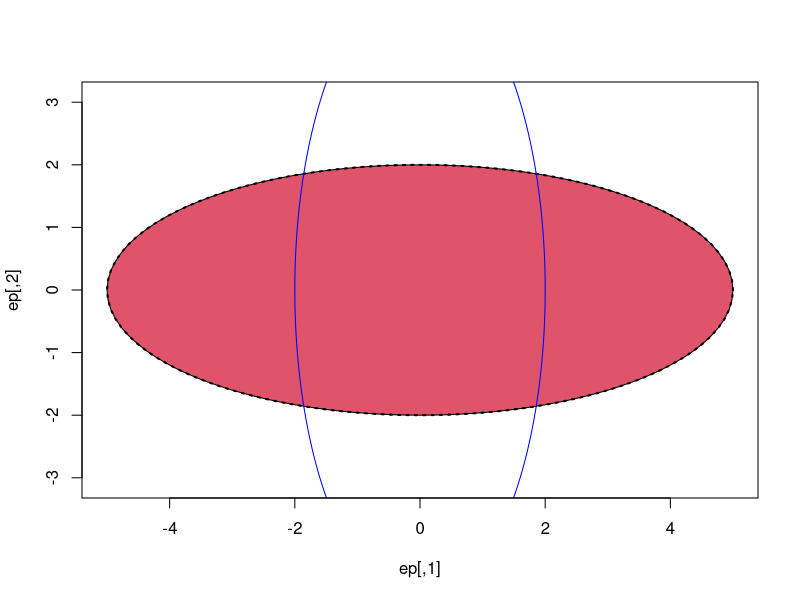
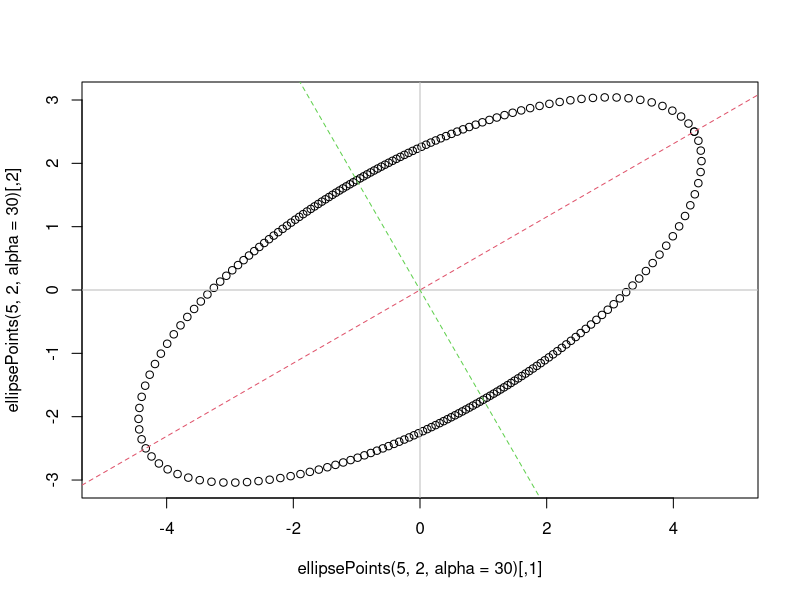

Here is the R script that generated these plots, in order:
library(sfsmisc)


### Name: ellipsePoints
### Title: Compute Radially Equispaced Points on Ellipse
### Aliases: ellipsePoints
### Keywords: iplot utilities

### ** Examples

## Simple Ellipse, centered at (0,0), x-/y- axis parallel:
ep <- ellipsePoints(5,2)
str(ep)
plot(ep, type="n",asp=1) ; polygon(ep, col = 2)
## (a,b) = (2,5)  is equivalent to (5,2) :
lines(ellipsePoints(2,5), lwd=2, lty=3)
## keep.order=TRUE : Now, (2,5) are axes in x- respective y- direction:
lines(ellipsePoints(2,5, keep.ab.order=TRUE), col="blue")

## rotate by 30 degrees :
plot(ellipsePoints(5,2, alpha = 30), asp=1)
abline(h=0,v=0,col="gray")
abline(a=0,b= tan( 30 *pi/180), col=2, lty = 2)
abline(a=0,b= tan(120 *pi/180), col=3, lty = 2)

## NB: use x11(type = "Xlib") for the following if you can
if(dev.interactive(TRUE)) {
  ## Movie : rotating ellipse  :
  nTurns <- 4 # #{full 360 deg turns}
  for(al in 1:(nTurns*360)) {
      ep <- ellipsePoints(3,6, alpha=al, loc = c(5,2))
      plot(ep,type="l",xlim=c(-1,11),ylim=c(-4,8),
	   asp=1, axes = FALSE, xlab="", ylab="")
  }

  ## Movie : rotating _filled_ ellipse {less nice to look at}
  for(al in 1:180) {
      ep <- ellipsePoints(3,6, alpha=al, loc = c(5,2))
      plot(ep,type="n",xlim=c(-1,11),ylim=c(-4,8),
	   asp=1, axes = FALSE, xlab="", ylab="")
      polygon(ep,col=2,border=3,lwd=2.5)
  }
}# only if interactive
